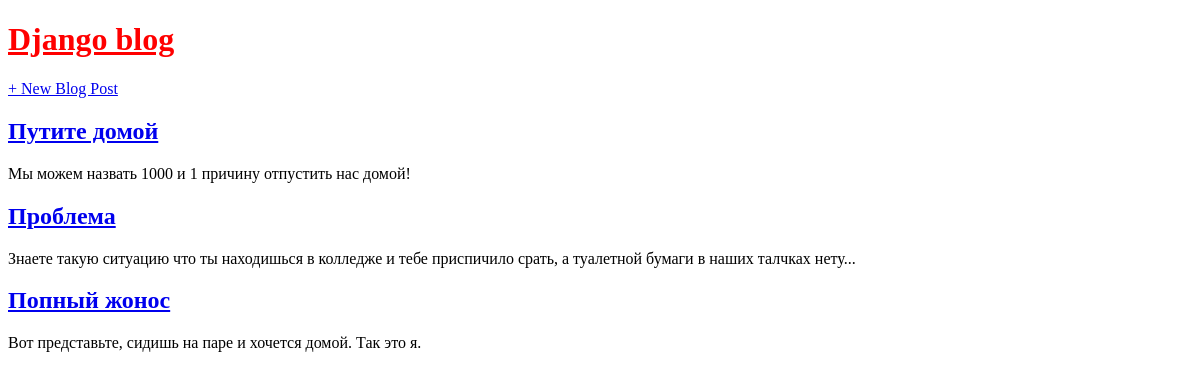
Before: / with the older database file.
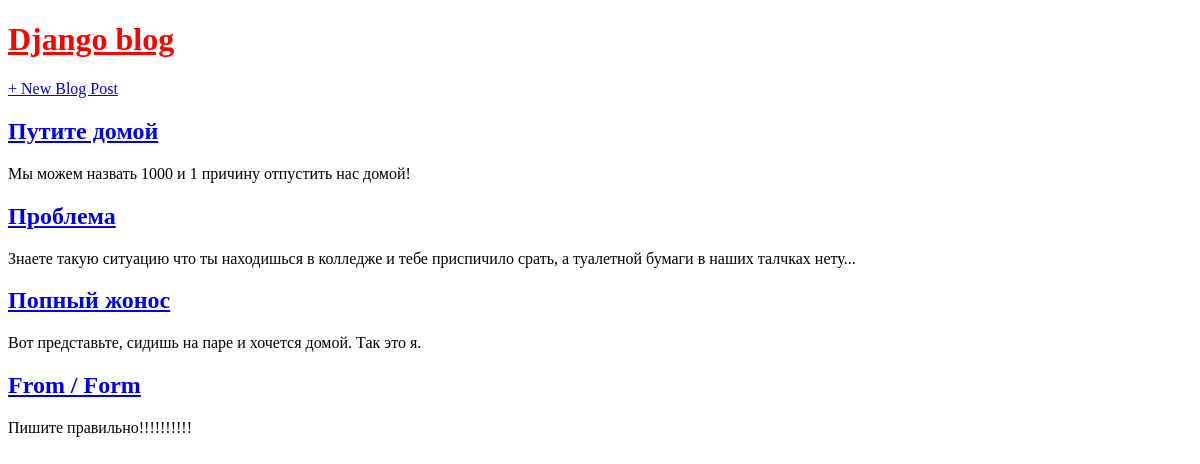
After: the same page with the newer database file.
### blog/models.py (models this page shows, shortened)
class Post(models.Model):
    title = models.CharField(max_length=200)
    author = models.ForeignKey('auth.User', on_delete=models.CASCADE)
    body = models.TextField()

### blog/views.py (the view)
# urls.py: path('', views.BlogListView.as_view()),
class BlogListView(ListView):
    model = Post
    template_name = 'home.html'

### template/home.html (shortened to what this page needs)
<!DOCTYPE html>
<html lang="en">
<head>
</head>
<body>
    {% extends 'base.html' %}
        {% block content %}
            {% for post in object_list %}
                <div class="post-entry">
                    <h2><a href="{% url 'post_detail' post.pk %}"> {{ post.title }} </a></h2>
                    <p> {{ post.body }} </p>
                </div>
            {% endfor %}
        {% endblock content %}

### template/base.html (shortened to what this page needs)
<!DOCTYPE html>
{% load static %}
<html lang="en">
<head>
    <link rel="stylesheet" href ="{% static 'css/base.css'%}" />
</head>
<body>
    <header>
        <h1>
            <a href="/">Django blog</a>
        </h1>
    </header>
    <div class="container">
        <a href="{% url 'post_new' %}">+ New Blog Post</a>
        {%block content%}
        {%endblock content%}
    </div>
</body>
</html>

### static/css/base.css (style rules this page uses)
header h1 a { color: red; }

Changed rows visible on the page:
added Post: title "From / Form", body "Пишите правильно!!!!!!!!!!"
